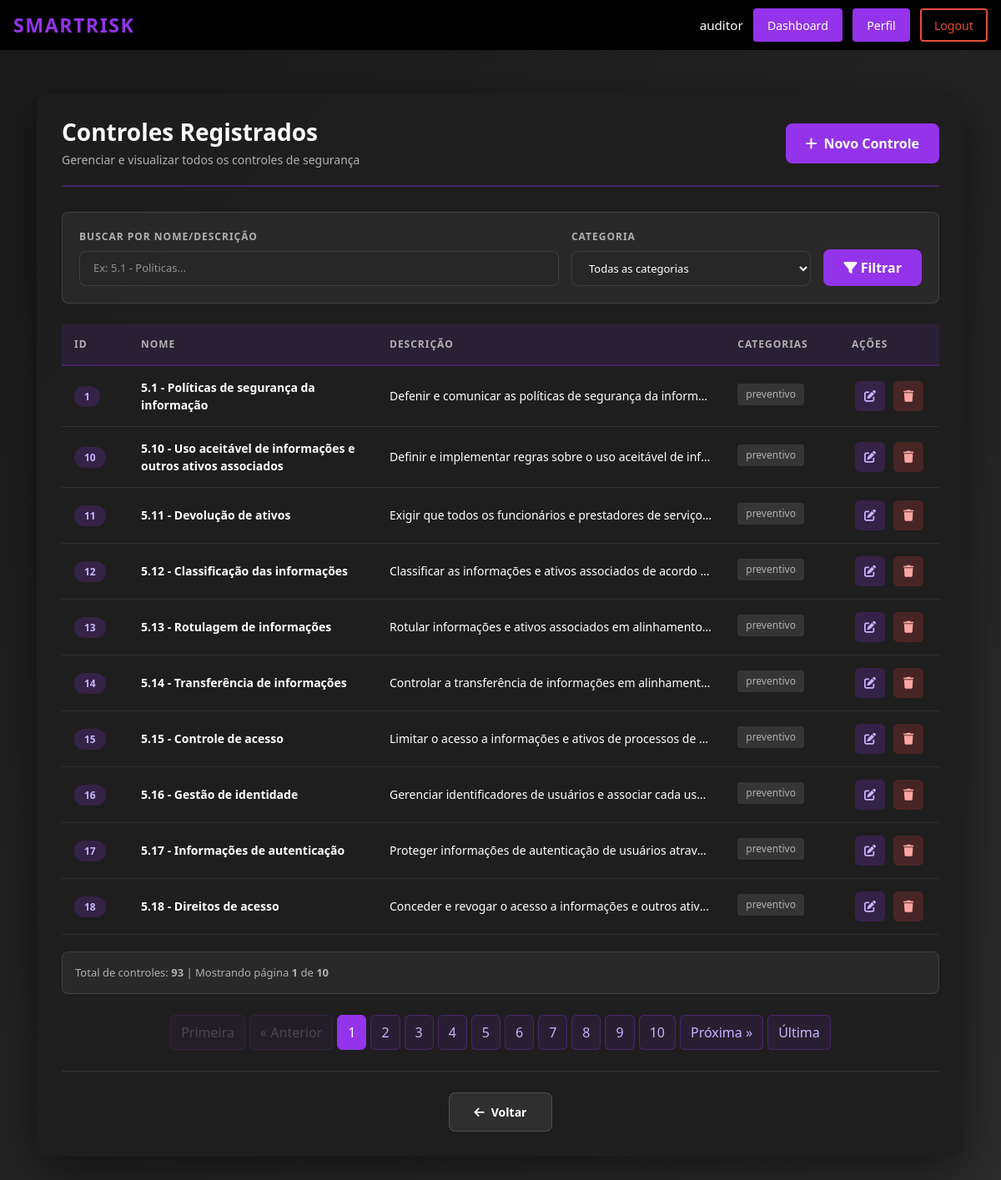
/lista_controles/ (signed in), run on the app's committed database.
### ismsapp/models.py (models this page shows, shortened)
class Controle(models.Model):
    """The name or title of the control (e.g., from ISO 27001)."""
    nome = models.CharField(
        max_length=255,
        help_text="Nome ou título do controle (ex: '5.1 - Políticas de segurança da informação').",
    )
    """Detailed description of the control, including its purpose, scope, and how it should be implemented."""
    descricao = models.TextField(
        help_text="Descrição detalhada do controle: seu propósito, escopo e como deve ser implementado.",
    )
    """The categories this control belongs to (can be multiple)."""
    categorias = models.ManyToManyField(
        CategoriaControle,
        related_name="controles",
        help_text="Categorias às quais este controle pertence (Preventivo, Detectivo, ou Corretivo/Contingência).",
    )
    class Meta:
        verbose_name = "Controle"
        verbose_name_plural = "Controles"
        ordering = ["nome"]

class CategoriaControle(models.Model):
    class Tipo(models.TextChoices):
        PREVENTIVO = "preventivo", "Preventivo"
        DETECTIVO = "detectivo", "Detectivo"
        CORRETIVO = "corretivo", "Corretivo/Contingência"
    """The category type (unique, represents one of the three control categories)."""
    tipo = models.CharField(
        max_length=20,
        choices=Tipo.choices,
        unique=True,
        help_text="Tipo de categoria de controle.",
    )
    """Detailed description of what this category of control does."""
    descricao = models.TextField(
        default="",
        help_text="Descrição do tipo de controle.",
    )
    class Meta:
        verbose_name = "Categoria de Controle"
        verbose_name_plural = "Categorias de Controle"

### ismsapp/views.py (the view)
# urls.py: path("lista_controles/", views.ReadControleView.as_view(), name="lista_controles"),
class ReadControleView(View):
    template_name = "ismsapp/lista_controles.html"
    def _check_permission(self, user):
        if not user.is_authenticated:
            return False
        user_profile = getattr(user, 'profile', None)
        if not user_profile:
            return False
        allowed_actors = [
            UserProfile.Actor.SISTEMA_ADMIN,
            UserProfile.Actor.AUDITOR,
            UserProfile.Actor.ANALISTA
        ]
        return user_profile.actor_type in allowed_actors
    @method_decorator(login_required(login_url="login"))
    def get(self, request, *args, **kwargs):
        if not self._check_permission(request.user):
            return redirect('dashboard')
        from .models import Controle, CategoriaControle
        from django.core.paginator import Paginator
        user_profile = getattr(request.user, 'profile', None)
        pode_editar_deletar = user_profile and user_profile.actor_type in [
            UserProfile.Actor.SISTEMA_ADMIN,
            UserProfile.Actor.AUDITOR,
        ]
        categoria_filter = request.GET.get('categoria')
        search_query = request.GET.get('search', '')
        controles = Controle.objects.all().prefetch_related('categorias').order_by('nome')
        if categoria_filter:
            try:
                categoria = CategoriaControle.objects.get(id=categoria_filter)
                controles = controles.filter(categorias=categoria)
            except CategoriaControle.DoesNotExist:
                pass
        if search_query:
            controles = controles.filter(
                nome__icontains=search_query
            ) | controles.filter(
                descricao__icontains=search_query
            )
        paginator = Paginator(controles, 10)  # 10 controls per page
        page_number = request.GET.get('page')
        page_obj = paginator.get_page(page_number)
        categorias = CategoriaControle.objects.all().order_by('tipo')
        contexto = {
            'page_obj': page_obj,
            'controles': page_obj.object_list,
            'categorias': categorias,
            'selected_categoria': categoria_filter,
            'search_query': search_query,
            'page_title': 'Lista de Controles',
            'pode_editar_deletar': pode_editar_deletar,
        }
        return render(request, self.template_name, contexto)

### ismsapp/templates/ismsapp/lista_controles.html (shortened to what this page needs)
{% extends "ismsapp/base.html" %}
{% load static %}
{% block extra_css %}
    <link href="https://cdn.jsdelivr.net/npm/bootstrap@5.3.0/dist/css/bootstrap.min.css" rel="stylesheet">
    <link href="https://cdnjs.cloudflare.com/ajax/libs/font-awesome/6.4.0/css/all.min.css" rel="stylesheet">
    <link href="{% static 'css/ismsapp/lista_controles.css' %}" rel="stylesheet">
{% endblock %}
{% block content %}
    <div class="lista-container">
        <div class="lista-card">
            <div class="lista-header">
                <div class="header-content">
                    <h1>Controles Registrados</h1>
                    <p class="subtitle">Gerenciar e visualizar todos os controles de segurança</p>
                </div>
                <a href="{% url 'cadastro_controle' %}" class="btn-add-asset">
                    <i class="fas fa-plus"></i> Novo Controle
                </a>
            </div>
            <div class="filter-section">
                <form method="get" style="display: flex; gap: 15px; width: 100%; flex-wrap: wrap; align-items: flex-end;">
                    <div class="filter-group" style="flex: 2; min-width: 250px;">
                        <label for="search">Buscar por Nome/Descrição</label>
                        <input type="text" id="search" name="search" value="{{ search_query }}" placeholder="Ex: 5.1 - Políticas...">
                    </div>
                    <div class="filter-group" style="flex: 1; min-width: 180px;">
                        <label for="categoria">Categoria</label>
                        <select id="categoria" name="categoria">
                            <option value="">Todas as categorias</option>
                        </select>
                    </div>
                    <button type="submit" class="filter-button">
                        <i class="fas fa-filter"></i> Filtrar
                    </button>
                </form>
            </div>
            {% if controles %}
                <div class="controls-table-wrapper">
                    <table class="controls-table">
                        <thead>
                            <tr>
                                <th class="control-id-cell">ID</th>
                                <th>Nome</th>
                                <th>Descrição</th>
                                <th>Categorias</th>
                                <th class="control-actions-cell">Ações</th>
                            </tr>
                        </thead>
                        <tbody>
                            {% for controle in controles %}
                                <tr>
                                    <td class="control-id-cell">
                                        <span class="id-badge">{{ controle.id }}</span>
                                    </td>
                                    <td class="control-name-cell">
                                        {{ controle.nome }}
                                    </td>
                                    <td class="control-descricao-cell" title="{{ controle.descricao }}">
                                        {{ controle.descricao|truncatewords:10 }}
                                    </td>
                                    <td class="control-categorias-cell">
                                        {% for categoria in controle.categorias.all %}
                                            <span class="category-badge {% if categoria.tipo == 'Preventivo' %}preventivo{% elif categoria.tipo == 'Detectivo' %}detectivo{% elif categoria.tipo == 'Corretivo' %}corretivo{% endif %}">
                                                {{ categoria.tipo }}
                                            </span>
                                        {% empty %}
                                            <span class="category-badge">Sem categoria</span>
                                        {% endfor %}
                                    </td>
                                    <td class="control-actions-cell">
                                        <div class="action-buttons">
                                            <a href="{% url 'editar_controle' controle.id %}" class="action-btn view-btn" title="Editar">
                                                <i class="fas fa-edit"></i>
                                            </a>
                                            {% if pode_editar_deletar %}
                                                <button type="button" class="action-btn delete-btn js-delete-trigger" title="Deletar" data-delete-url="{% url 'deletar_controle' controle.id %}" data-delete-name="{{ controle.nome }}">
                                                    <i class="fas fa-trash"></i>
                                                </button>
                                            {% endif %}
                                        </div>
                                    </td>
                                </tr>
                            {% endfor %}
                        </tbody>
                    </table>
                </div>
                <div class="table-info">
                    <p>Total de controles: <strong>{{ page_obj.paginator.count }}</strong> |
                       Mostrando página <strong>{{ page_obj.number }}</strong> de <strong>{{ page_obj.paginator.num_pages }}</strong></p>
                </div>
                {% if page_obj.has_other_pages %}
                    <div class="pagination">
                        {% if page_obj.has_previous %}
                            <a href="?page=1">Primeira</a>
                            <a href="?page={{ page_obj.previous_page_number }}">« Anterior</a>
                        {% else %}
                            <span class="disabled">Primeira</span>
                            <span class="disabled">« Anterior</span>
                        {% endif %}
                        {% for num in page_obj.paginator.page_range %}
                            {% if page_obj.number == num %}
                                <span class="current">{{ num }}</span>
                            {% else %}
                                <a href="?page={{ num }}">{{ num }}</a>
                            {% endif %}
                        {% endfor %}
                        {% if page_obj.has_next %}
                            <a href="?page={{ page_obj.next_page_number }}">Próxima »</a>
                            <a href="?page={{ page_obj.paginator.num_pages }}">Última</a>
                        {% else %}
                            <span class="disabled">Próxima »</span>
                            <span class="disabled">Última</span>
                        {% endif %}
                    </div>
                {% endif %}
            {% endif %}
            <div class="lista-footer">
                <a href="{% url 'dashboard' %}" class="btn btn-cancel">
                    <i class="fas fa-arrow-left"></i> Voltar
                </a>
            </div>
        </div>
    </div>
{% endblock %}

### ismsapp/templates/ismsapp/base.html (shortened to what this page needs)
{% load static %}
<!DOCTYPE html>
<html lang="en">
<head>
    <link rel="stylesheet" href="{% static 'css/ismsapp/header.css' %}">
    {% block extra_css %}{% endblock %}
</head>
<body class="{% block body_class %}{% endblock %}">
    <header class="isms-header" role="banner">
        <div class="header-container">
            <a href="{% url 'home' %}" class="header-logo" aria-label="SmartRisk home">
                <span class="logo-text">SmartRisk</span>
            </a>
            <nav id="site-navigation" class="header-nav" role="navigation" aria-label="Main Navigation">
                {% if user.is_authenticated %}
                    <div class="nav-user">
                        <span class="username">{{ user.username }}</span>
                        <a href="{% url 'dashboard' %}" class="nav-button dashboard-button {% if request.resolver_match.url_name == 'dashboard' %}active{% endif %}" aria-label="Dashboard">
                            Dashboard
                        </a>
                        <a href="{% url 'profile' %}" class="nav-button profile-button {% if request.resolver_match.url_name == 'profile' %}active{% endif %}" aria-label="Profile">
                            Perfil
                        </a>
                        <form action="{% url 'logout' %}" method="post" style="display:inline;">
                            <button type="submit" class="nav-button logout-button" aria-label="Logout">Logout</button>
                        </form>
                    </div>
                {% endif %}
            </nav>
        </div>
    </header>
    <main id="main-content" class="main-content">
        <div class="content-container">
            {% block content %}{% endblock %}
        </div>
    </main>
</body>
</html>

### ismsapp/static/css/ismsapp/header.css (style rules this page uses)
.isms-header { background-color: #000000; color: white; padding: 0.65rem 0; box-shadow: 0 2px 4px rgba(0, 0, 0, 0.1); position: sticky; top: 0; z-index: 100; }
.header-container { max-width: 1200px; margin: 0 auto; padding: 0 1rem; display: flex; justify-content: space-between; align-items: center; }
.header-logo { text-decoration: none; color: white; display: flex; align-items: center; gap: 0.5rem; }
.logo-text { font-size: 1.45rem; font-weight: 700; letter-spacing: 1.5px; color: #9333ea; text-transform: uppercase; transition: color 0.3s ease; }
.header-nav { display: flex; align-items: center; gap: 0.75rem; }
.nav-user, .nav-auth { display: flex; align-items: center; gap: 0.75rem; }
.username { font-size: 0.95rem; color: #ffffff; font-weight: 500; padding: 0; background-color: transparent; }
.nav-button { padding: 0.45rem 0.95rem; border-radius: 4px; text-decoration: none; font-size: 0.88rem; font-weight: 500; transition: all 0.3s ease; cursor: pointer; border: none; display: inline-block; }
.profile-button { background-color: #9333ea; color: white; border: 2px solid #9333ea; }
.dashboard-button { background-color: #9333ea; color: white; border: 2px solid #9333ea; }
.logout-button { background-color: transparent; color: #e74c3c; border: 2px solid #e74c3c; }
.main-content { max-width: 1200px; margin: 2rem auto; padding: 0 1.5rem; }

### data on the page
Controle: id "1", nome "5.1 - Políticas de segurança da informação", descricao "Defenir e comunicar as políticas de segurança da inform…"
CategoriaControle: tipo "preventivo"
Controle: id "10", nome "5.10 - Uso aceitável de informações e outros ativos associados", descricao "Definir e implementar regras sobre o uso aceitável de inf…"
Controle: id "11", nome "5.11 - Devolução de ativos", descricao "Exigir que todos os funcionários e prestadores de serviço…"
Controle: id "12", nome "5.12 - Classificação das informações", descricao "Classificar as informações e ativos associados de acordo…"
Controle: id "13", nome "5.13 - Rotulagem de informações", descricao "Rotular informações e ativos associados em alinhamento…"
Controle: id "14", nome "5.14 - Transferência de informações", descricao "Controlar a transferência de informações em alinhament…"
Controle: id "15", nome "5.15 - Controle de acesso", descricao "Limitar o acesso a informações e ativos de processos de …"
Controle: id "16", nome "5.16 - Gestão de identidade", descricao "Gerenciar identificadores de usuários e associar cada us…"
Controle: id "17", nome "5.17 - Informações de autenticação", descricao "Proteger informações de autenticação de usuários atrav…"
Controle: id "18", nome "5.18 - Direitos de acesso", descricao "Conceder e revogar o acesso a informações e outros ativ…"

### other printed values
{{ user.username }} "auditor"
{{ page_obj.paginator.count }} "93"
{{ page_obj.number }} "1"
{{ page_obj.paginator.num_pages }} "10"
{{ num }} "1"
{{ num }} "2" "3" "4" "5" "6" "7" "8" "9" "10"
